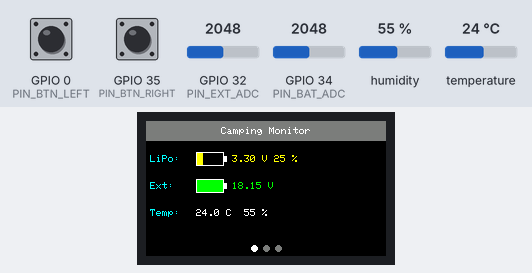
This program was run on a simulated ESP32. Shown: 240×135 colour display. The inputs (shaded band) are chosen by the test bench; at power-on: GPIO 34 (PIN_BAT_ADC) = 2048, GPIO 0 (PIN_BTN_LEFT) HIGH, humidity 55 %, GPIO 32 (PIN_EXT_ADC) = 2048, GPIO 35 (PIN_BTN_RIGHT) HIGH, temperature 24 °C (analog values on the 0–4095 scale).

Above: at 3.5 s.
3.6 s: GPIO 34 (PIN_BAT_ADC) set to 2117
At 12.7 s:
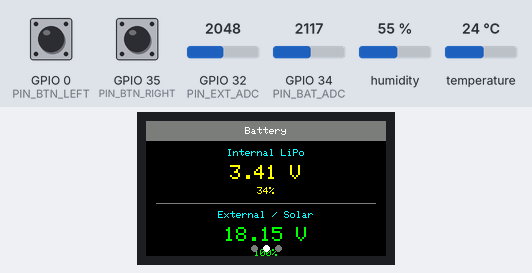
13.8 s: GPIO 34 (PIN_BAT_ADC) set to 2196
23.8 s: GPIO 0 (PIN_BTN_LEFT) pulled LOW for 0.4 s
At 25.0 s:
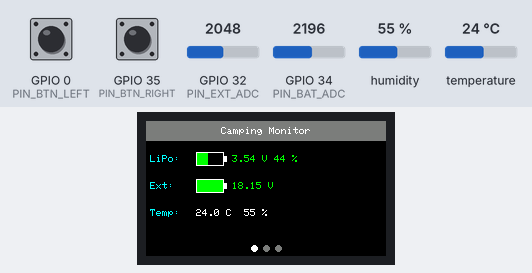
33.9 s: humidity set to 69 %
At 43.0 s:
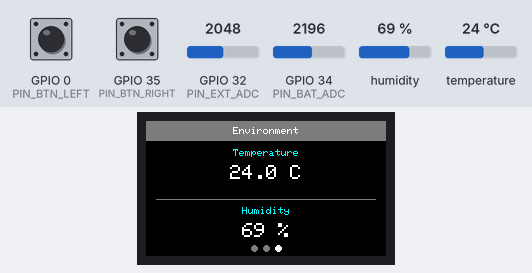
43.9 s: humidity set to 72 %
At 53.0 s:
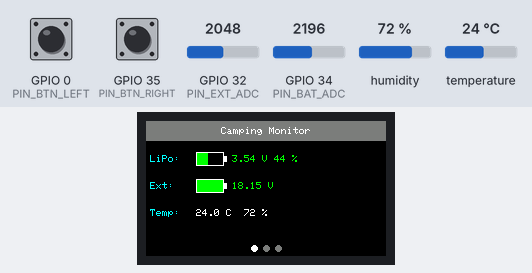
53.9 s: GPIO 0 (PIN_BTN_LEFT) pulled LOW for 1 s
At 63.0 s:
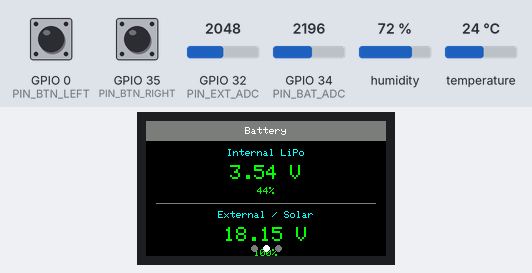
Timing chart, 0 to 64.5 s (numbered marks = the images above; inputs shaded):
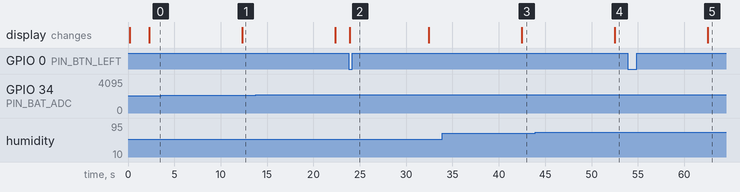

Measured:
- the behaviour switches between 70 and 71 % on humidity (found by bisection; images 3 and 4)
- after the input at 3.6 s, the display: changes after 8.7 s (image 1)
- after the input at 23.8 s, the display: changes after 0.13 s (image 2)
- after the input at 33.9 s, the display: changes after 8.5 s (image 3)
- after the input at 43.9 s, the display: changes after 8.6 s (image 4)
- after the input at 53.9 s, the display: changes after 8.6 s (image 5)

The program:

main.cpp
```cpp
/*
 * Camping Monitor – firmware for TTGO T-Display (ESP32 + ST7789V 1.14" IPS)
 *
 * Monitors:
 *   • Internal LiPo battery voltage (GPIO 34, on-board 1:2 voltage divider)
 *   • External 12 V battery / solar voltage (GPIO 32, user-supplied divider)
 *   • Ambient temperature & humidity (DHT22 on GPIO 27)
 *
 * Controls:
 *   • Left button  (GPIO 0)  – cycle screens
 *   • Right button (GPIO 35) – toggle backlight / wake from dim
 *
 * Power saving:
 *   • Backlight dims after BACKLIGHT_TIMEOUT_MS of inactivity
 *   • Deep-sleep entered after one full display cycle (configurable)
 *   • Wake sources: timer (SLEEP_INTERVAL_US) or either button
 */

#include <Arduino.h>
#include <TFT_eSPI.h>
#include <DHT.h>
#include <driver/adc.h>
#include <driver/gpio.h>
#include "pins.h"
#include "config.h"

// ─────────────────────────────────────────────────────────────
//  Globals
// ─────────────────────────────────────────────────────────────
TFT_eSPI tft = TFT_eSPI();
DHT dht(PIN_DHT, DHT_TYPE);

struct SensorData {
    float vBat;          // Internal LiPo voltage (V)
    int   batPct;        // LiPo charge percentage (0-100)
    float vExt;          // External battery/solar voltage (V)
    float tempC;         // Temperature (°C)
    float humidity;      // Relative humidity (%)
    bool  dhtOk;         // DHT22 read succeeded
};

static SensorData  g_data         = {};
static uint8_t     g_screen       = SCREEN_OVERVIEW;
static uint32_t    g_lastActivity = 0;
static bool        g_backlightOn  = true;
static uint32_t    g_lastCycle    = 0;  // Reset each boot (incl. wake from deep sleep)

// ─────────────────────────────────────────────────────────────
//  Helper: multi-sample ADC average
// ─────────────────────────────────────────────────────────────
static int adcAverage(uint8_t pin, uint8_t samples)
{
    long sum = 0;
    for (uint8_t i = 0; i < samples; ++i) {
        sum += analogRead(pin);
        delay(2);
    }
    return (int)(sum / samples);
}

// ─────────────────────────────────────────────────────────────
//  Helper: clamp percentage to 0-100
// ─────────────────────────────────────────────────────────────
static int voltageToPercent(float v, float vMax, float vMin)
{
    if (v >= vMax) return 100;
    if (v <= vMin) return 0;
    return (int)(100.0f * (v - vMin) / (vMax - vMin));
}

// ─────────────────────────────────────────────────────────────
//  Read all sensors
// ─────────────────────────────────────────────────────────────
static void readSensors(SensorData &d)
{
    // Internal LiPo
    int rawBat = adcAverage(PIN_BAT_ADC, ADC_SAMPLES);
    d.vBat  = rawBat * BAT_ADC_SCALE;
    d.batPct = voltageToPercent(d.vBat, LIPO_VOLT_MAX, LIPO_VOLT_MIN);

    // External battery / solar (voltage divider on GPIO32)
    int rawExt = adcAverage(PIN_EXT_ADC, ADC_SAMPLES);
    d.vExt = rawExt * VEXT_ADC_SCALE;

    // DHT22
    float h = dht.readHumidity();
    float t = dht.readTemperature();
    d.dhtOk = !(isnan(h) || isnan(t));
    if (d.dhtOk) {
        d.tempC    = t;
        d.humidity = h;
    }
}

// ─────────────────────────────────────────────────────────────
//  Backlight helpers
// ─────────────────────────────────────────────────────────────
static void setBacklight(uint8_t brightness)
{
    analogWrite(PIN_TFT_BL, brightness);
}

static void wakeBacklight()
{
    setBacklight(BACKLIGHT_DEFAULT);
    g_backlightOn  = true;
    g_lastActivity = millis();
}

// ─────────────────────────────────────────────────────────────
//  Draw helpers
// ─────────────────────────────────────────────────────────────
static void drawHeader(const char *title)
{
    tft.fillRect(0, 0, tft.width(), 20, TFT_DARKGREY);
    tft.setTextColor(TFT_WHITE, TFT_DARKGREY);
    tft.setTextDatum(MC_DATUM);
    tft.setTextSize(1);
    tft.drawString(title, tft.width() / 2, 10);
}

static void drawFooter()
{
    // Page indicator dots
    int dotY  = tft.height() - 8;
    int dotSpacing = 12;
    int startX = tft.width() / 2 - ((SCREEN_COUNT - 1) * dotSpacing) / 2;
    for (int i = 0; i < SCREEN_COUNT; ++i) {
        uint16_t color = (i == g_screen) ? TFT_WHITE : TFT_DARKGREY;
        tft.fillCircle(startX + i * dotSpacing, dotY, 3, color);
    }
}

// Battery icon width=30, height=14
static void drawBatteryIcon(int x, int y, int pct, uint16_t fillColor)
{
    // Outer rectangle
    tft.drawRect(x, y, 28, 14, TFT_WHITE);
    tft.fillRect(x + 28, y + 4, 3, 6, TFT_WHITE); // nub
    // Fill
    int fillW = (int)(26.0f * pct / 100.0f);
    if (fillW > 0) {
        tft.fillRect(x + 1, y + 1, fillW, 12, fillColor);
    }
}

// ─────────────────────────────────────────────────────────────
//  Screen renderers
// ─────────────────────────────────────────────────────────────
static void drawScreenOverview(const SensorData &d)
{
    tft.fillScreen(TFT_BLACK);
    drawHeader("Camping Monitor");

    // -- Internal LiPo row --
    tft.setTextColor(TFT_CYAN, TFT_BLACK);
    tft.setTextDatum(ML_DATUM);
    tft.setTextSize(1);
    tft.drawString("LiPo:", 4, 38);

    uint16_t batColor = d.batPct > 40 ? TFT_GREEN : (d.batPct > 20 ? TFT_YELLOW : TFT_RED);
    drawBatteryIcon(50, 31, d.batPct, batColor);

    tft.setTextColor(batColor, TFT_BLACK);
    char buf[24];
    snprintf(buf, sizeof(buf), "%.2f V %d %%", d.vBat, d.batPct);
    tft.drawString(buf, 86, 38);

    // -- External battery row --
    tft.setTextColor(TFT_CYAN, TFT_BLACK);
    tft.drawString("Ext:", 4, 65);

    int extPct = voltageToPercent(d.vExt, EXT_VOLT_MAX, EXT_VOLT_MIN);
    uint16_t extColor = extPct > 40 ? TFT_GREEN : (extPct > 20 ? TFT_YELLOW : TFT_RED);
    drawBatteryIcon(50, 58, extPct, extColor);

    snprintf(buf, sizeof(buf), "%.2f V", d.vExt);
    tft.setTextColor(extColor, TFT_BLACK);
    tft.drawString(buf, 86, 65);

    // -- Temperature row --
    tft.setTextColor(TFT_CYAN, TFT_BLACK);
    tft.drawString("Temp:", 4, 92);
    if (d.dhtOk) {
        snprintf(buf, sizeof(buf), "%.1f C  %.0f %%", d.tempC, d.humidity);
        tft.setTextColor(TFT_WHITE, TFT_BLACK);
    } else {
        snprintf(buf, sizeof(buf), "No sensor");
        tft.setTextColor(TFT_DARKGREY, TFT_BLACK);
    }
    tft.drawString(buf, 50, 92);

    drawFooter();
}

static void drawScreenBattery(const SensorData &d)
{
    tft.fillScreen(TFT_BLACK);
    drawHeader("Battery");

    int cx = tft.width() / 2;

    // LiPo section
    tft.setTextColor(TFT_CYAN, TFT_BLACK);
    tft.setTextDatum(MC_DATUM);
    tft.setTextSize(1);
    tft.drawString("Internal LiPo", cx, 32);

    uint16_t batColor = d.batPct > 40 ? TFT_GREEN : (d.batPct > 20 ? TFT_YELLOW : TFT_RED);
    char buf[24];
    snprintf(buf, sizeof(buf), "%.2f V", d.vBat);
    tft.setTextColor(batColor, TFT_BLACK);
    tft.setTextSize(2);
    tft.drawString(buf, cx, 52);

    tft.setTextSize(1);
    snprintf(buf, sizeof(buf), "%d%%", d.batPct);
    tft.drawString(buf, cx, 70);

    // Separator
    tft.drawFastHLine(10, 82, tft.width() - 20, TFT_DARKGREY);

    // External battery section
    tft.setTextColor(TFT_CYAN, TFT_BLACK);
    tft.setTextSize(1);
    tft.drawString("External / Solar", cx, 94);

    int extPct = voltageToPercent(d.vExt, EXT_VOLT_MAX, EXT_VOLT_MIN);
    uint16_t extColor = extPct > 40 ? TFT_GREEN : (extPct > 20 ? TFT_YELLOW : TFT_RED);
    snprintf(buf, sizeof(buf), "%.2f V", d.vExt);
    tft.setTextColor(extColor, TFT_BLACK);
    tft.setTextSize(2);
    tft.drawString(buf, cx, 114);

    tft.setTextSize(1);
    snprintf(buf, sizeof(buf), "%d%%", extPct);
    tft.drawString(buf, cx, 132);

    drawFooter();
}

static void drawScreenEnvironment(const SensorData &d)
{
    tft.fillScreen(TFT_BLACK);
    drawHeader("Environment");

    int cx = tft.width() / 2;
    tft.setTextDatum(MC_DATUM);

    if (!d.dhtOk) {
        tft.setTextColor(TFT_DARKGREY, TFT_BLACK);
        tft.setTextSize(1);
        tft.drawString("DHT22 not found", cx, tft.height() / 2 - 10);
        tft.drawString("Check GPIO 27", cx, tft.height() / 2 + 10);
    } else {
        char buf[24];

        // Temperature
        tft.setTextColor(TFT_CYAN, TFT_BLACK);
        tft.setTextSize(1);
        tft.drawString("Temperature", cx, 32);

        uint16_t tempColor = (d.tempC < 10) ? TFT_CYAN
                           : (d.tempC > 35)  ? TFT_RED
                                              : TFT_WHITE;
        tft.setTextColor(tempColor, TFT_BLACK);
        tft.setTextSize(2);
        snprintf(buf, sizeof(buf), "%.1f C", d.tempC);
        tft.drawString(buf, cx, 52);

        // Separator
        tft.drawFastHLine(10, 78, tft.width() - 20, TFT_DARKGREY);

        // Humidity
        tft.setTextColor(TFT_CYAN, TFT_BLACK);
        tft.setTextSize(1);
        tft.drawString("Humidity", cx, 90);

        uint16_t humColor = d.humidity > 70 ? TFT_YELLOW : TFT_WHITE;
        tft.setTextColor(humColor, TFT_BLACK);
        tft.setTextSize(2);
        snprintf(buf, sizeof(buf), "%.0f %%", d.humidity);
        tft.drawString(buf, cx, 110);
    }

    drawFooter();
}

static void drawCurrentScreen()
{
    switch (g_screen) {
        case SCREEN_OVERVIEW:    drawScreenOverview(g_data);    break;
        case SCREEN_BATTERY:     drawScreenBattery(g_data);     break;
        case SCREEN_ENVIRONMENT: drawScreenEnvironment(g_data); break;
        default:                 drawScreenOverview(g_data);    break;
    }
}

// ─────────────────────────────────────────────────────────────
//  Button ISR wrappers (IRAM-safe, minimal work)
// ─────────────────────────────────────────────────────────────
static volatile bool g_btnLeftPressed  = false;
static volatile bool g_btnRightPressed = false;

static void IRAM_ATTR onBtnLeft()  { g_btnLeftPressed  = true; }
static void IRAM_ATTR onBtnRight() { g_btnRightPressed = true; }

// ─────────────────────────────────────────────────────────────
//  Enter deep sleep
// ─────────────────────────────────────────────────────────────
static void enterDeepSleep()
{
    setBacklight(0);
    tft.fillScreen(TFT_BLACK);

    // Wake on right button press (GPIO 35 pulled LOW) or timer.
    // ext0 is used here for maximum ESP-IDF v4/v5 compatibility;
    // only one GPIO can be registered with ext0 at a time.
    esp_sleep_enable_ext0_wakeup((gpio_num_t)PIN_BTN_RIGHT, 0);
    esp_sleep_enable_timer_wakeup(SLEEP_INTERVAL_US);

    esp_deep_sleep_start();
}

// ─────────────────────────────────────────────────────────────
//  setup()
// ─────────────────────────────────────────────────────────────
void setup()
{
    Serial.begin(115200);

    // ADC configuration: use 11 dB attenuation for full 0-3.3 V range
    analogSetAttenuation(ADC_11db);
    analogReadResolution(12);

    // DHT22
    dht.begin();

    // Display
    tft.init();
    tft.setRotation(TFT_ROTATION);
    tft.fillScreen(TFT_BLACK);

    // Backlight (PWM)
    pinMode(PIN_TFT_BL, OUTPUT);
    setBacklight(BACKLIGHT_DEFAULT);
    g_lastActivity = millis();

    // Buttons (internal pull-up, active LOW)
    pinMode(PIN_BTN_LEFT,  INPUT_PULLUP);
    pinMode(PIN_BTN_RIGHT, INPUT_PULLUP);
    attachInterrupt(PIN_BTN_LEFT,  onBtnLeft,  FALLING);
    attachInterrupt(PIN_BTN_RIGHT, onBtnRight, FALLING);

    // Splash screen
    tft.setTextColor(TFT_WHITE, TFT_BLACK);
    tft.setTextDatum(MC_DATUM);
    tft.setTextSize(1);
    tft.drawString("Camping Monitor", tft.width() / 2, tft.height() / 2 - 10);
    tft.setTextColor(TFT_DARKGREY, TFT_BLACK);
    tft.drawString("Reading sensors...", tft.width() / 2, tft.height() / 2 + 10);

    // Initial sensor read (DHT22 needs ~2 s after power-on)
    delay(2000);
    g_lastCycle = millis();  // Align cycle timer with end of setup
    readSensors(g_data);
    drawCurrentScreen();
}

// ─────────────────────────────────────────────────────────────
//  loop()
// ─────────────────────────────────────────────────────────────
void loop()
{
    uint32_t now = millis();

    // --- Handle left button: cycle screens ---
    if (g_btnLeftPressed) {
        g_btnLeftPressed = false;
        if (!g_backlightOn) {
            wakeBacklight();
        } else {
            g_screen = (g_screen + 1) % SCREEN_COUNT;
            wakeBacklight();
            readSensors(g_data);
            drawCurrentScreen();
        }
    }

    // --- Handle right button: toggle backlight ---
    if (g_btnRightPressed) {
        g_btnRightPressed = false;
        if (!g_backlightOn) {
            wakeBacklight();
        } else {
            setBacklight(BACKLIGHT_DIM);
            g_backlightOn  = false;
        }
    }

    // --- Backlight timeout ---
    if (g_backlightOn && (now - g_lastActivity > BACKLIGHT_TIMEOUT_MS)) {
        setBacklight(BACKLIGHT_DIM);
        g_backlightOn = false;
    }

    // --- Periodic sensor refresh + screen auto-cycle ---
    if (now - g_lastCycle > SCREEN_CYCLE_MS) {
        g_lastCycle = now;
        if (g_backlightOn) {
            readSensors(g_data);
            g_screen = (g_screen + 1) % SCREEN_COUNT;
            drawCurrentScreen();
        }
    }

    // Small delay to avoid busy-polling
    delay(50);
}
```

config.h
```cpp
#pragma once

// ============================================================
// Camping monitor – runtime configuration
// ============================================================

// --- Display ---
#define TFT_ROTATION        1       // 0=portrait, 1=landscape, 2=portrait-flip, 3=landscape-flip
#define BACKLIGHT_DEFAULT  200      // PWM duty cycle 0-255 (display brightness at startup)
#define BACKLIGHT_DIM       30      // Dimmed brightness level

// --- Screen auto-cycle & backlight timeout (milliseconds) ---
#define SCREEN_CYCLE_MS    10000UL  // Advance screen every 10 s when idle
#define BACKLIGHT_TIMEOUT_MS 30000UL // Dim backlight after 30 s without button press

// --- Deep-sleep interval (microseconds) ---
// The device wakes every SLEEP_INTERVAL_US, refreshes readings and goes back to sleep.
// Waking via button press overrides the timer.
#define SLEEP_INTERVAL_US  (60ULL * 1000000ULL)  // 60 seconds

// --- Sampling ---
#define ADC_SAMPLES         16      // Number of ADC readings to average
#define DHT_TYPE            DHT22

// --- Internal LiPo ADC scaling ---
// On-board voltage divider is 1:2; ADC reference is 3.3 V, resolution 12-bit (4096 steps).
// The *2.0f factor compensates for the 1:2 hardware divider that halves the battery voltage.
// Formula: V_bat = raw * (3.3f / 4095.0f) * 2.0f
#define BAT_ADC_SCALE       (3.3f / 4095.0f * 2.0f)

// --- External battery/solar ADC scaling ---
// Adjust VEXT_DIVIDER_RATIO to match your actual voltage-divider wiring.
// Example: R1=1 MOhm, R2=100 kOhm → ratio = (R1+R2)/R2 = 11.0
#define VEXT_DIVIDER_RATIO  11.0f
#define VEXT_ADC_SCALE      (3.3f / 4095.0f * VEXT_DIVIDER_RATIO)

// --- Battery thresholds (volts) – for LiPo percentage estimation ---
#define LIPO_VOLT_MAX       4.2f
#define LIPO_VOLT_MIN       3.0f

// --- External battery thresholds (volts) – 12 V lead-acid / LiFePO4 ---
#define EXT_VOLT_MAX        14.4f   // Fully charged (lead-acid bulk charge)
#define EXT_VOLT_MIN        11.5f   // Low-battery cutoff

// --- Screen IDs ---
#define SCREEN_OVERVIEW     0
#define SCREEN_BATTERY      1
#define SCREEN_ENVIRONMENT  2
#define SCREEN_COUNT        3
```

pins.h
```cpp
#pragma once

// ============================================================
// TTGO T-Display pin definitions
// Board: ESP32 + 1.14" ST7789V IPS LCD (135x240)
// ============================================================

// --- TFT display (configured via build_flags for TFT_eSPI) ---
#define PIN_TFT_MOSI 19
#define PIN_TFT_SCLK 18
#define PIN_TFT_CS   5
#define PIN_TFT_DC   16
#define PIN_TFT_RST  23
#define PIN_TFT_BL   4   // Backlight (active HIGH)

// --- On-board buttons ---
#define PIN_BTN_LEFT  0   // GPIO0  – active LOW, boot button
#define PIN_BTN_RIGHT 35  // GPIO35 – active LOW

// --- ADC: internal LiPo battery voltage divider (1:2) ---
// Actual voltage = ADC_reading * (3.3 / 4095) * 2
#define PIN_BAT_ADC   34  // Read-only GPIO

// --- External battery / solar (user-wired voltage divider) ---
// Connect via a resistor divider so the voltage stays below 3.3 V.
// Default divider ratio R2/(R1+R2) = 100k/1100k ≈ 1:11 (for 0-33 V range).
#define PIN_EXT_ADC   32

// --- DHT22 temperature/humidity sensor ---
#define PIN_DHT       27
```
